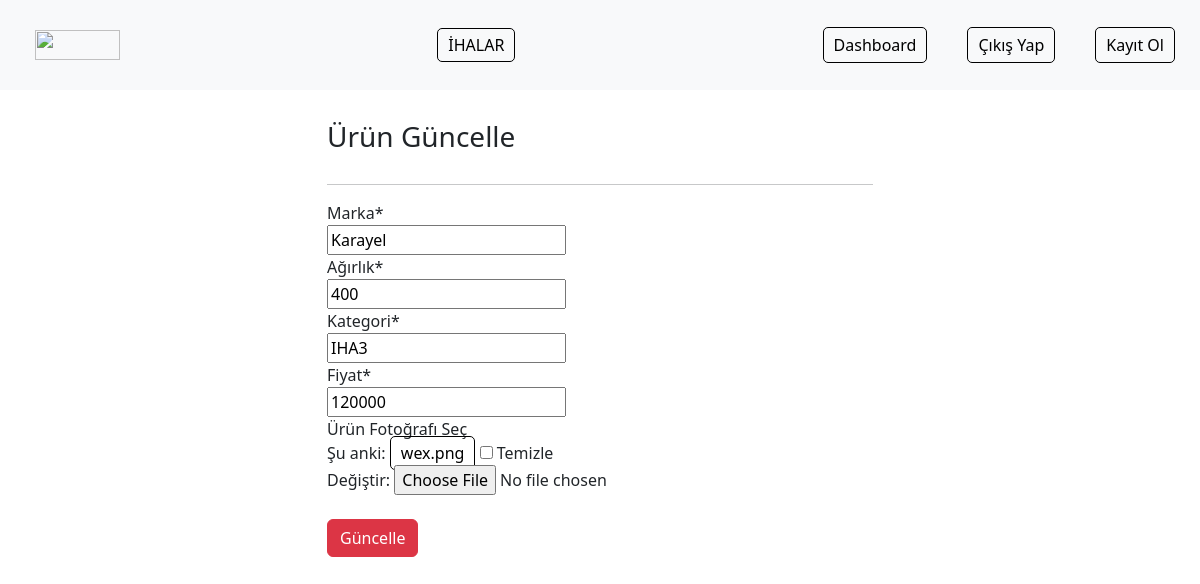
The app's page /ihas/update/19 (signed in) with its own data.
### ihas/models.py (models this page shows)
class Ihas(models.Model):
    renter = models.ForeignKey("auth.User",on_delete=models.CASCADE,verbose_name="Kiralayan")
    brand = models.CharField(max_length=40,verbose_name="Marka")
    weight = models.CharField(max_length=6, verbose_name="Ağırlık")
    category = models.CharField(max_length=20, verbose_name="Kategori")
    money = models.IntegerField(verbose_name="Fiyat")
    iha_image = models.FileField(blank=True, null=True, verbose_name="Ürün Fotoğrafı Seç")
    created_date = models.DateTimeField(auto_now_add=True, verbose_name="Oluşturulan Tarih")

### ihas/views.py (the view)
# urls.py: path('update/<int:id>', views.updateiha, name="update"),
@login_required(login_url= "user:login")
def updateiha(request,id):
    iha = get_object_or_404(Ihas,id = id)
    form = ihaFrom(request.POST or None,request.FILES or None, instance=iha)
    if form.is_valid():
        iha = form.save(commit=False)
        iha.renter = request.user
        iha.save()
        messages.success(request,"Iha başarıyla güncellendi...")
        return redirect("ihas:dashboard")
    return render(request,"update.html",{"form":form})

### ihas/forms.py
class ihaFrom(forms.ModelForm):
    class Meta:
        model = Ihas
        fields = ["brand","weight","category","money","iha_image"]

### templates/update.html (shortened to what this page needs)
{% extends 'layout.html' %}
{% load crispy_forms_tags %}
{% block body %}
<div class="row">
    <div class="col-md-6 offset-md-3">
        <h3>Ürün Güncelle</h3>
        <hr>
        <form method="post" enctype="multipart/form-data">
            {{form|crispy}}
            <br>
            <button type="submit" class="btn btn-danger">Güncelle</button>
        </form>
    </div>
</div>
{% endblock body %}

### static/css/ihas.css (style rules this page uses)
h3 { margin: 30px 0; }

### static/css/navbar.css (style rules this page uses)
a { list-style: none; text-decoration: none; color: black; border: 1px solid black; padding: 5px 10px; border-radius: 5px; }

### records on screen
Ihas: brand "Karayel", weight "400", category "IHA3", money "120000"
